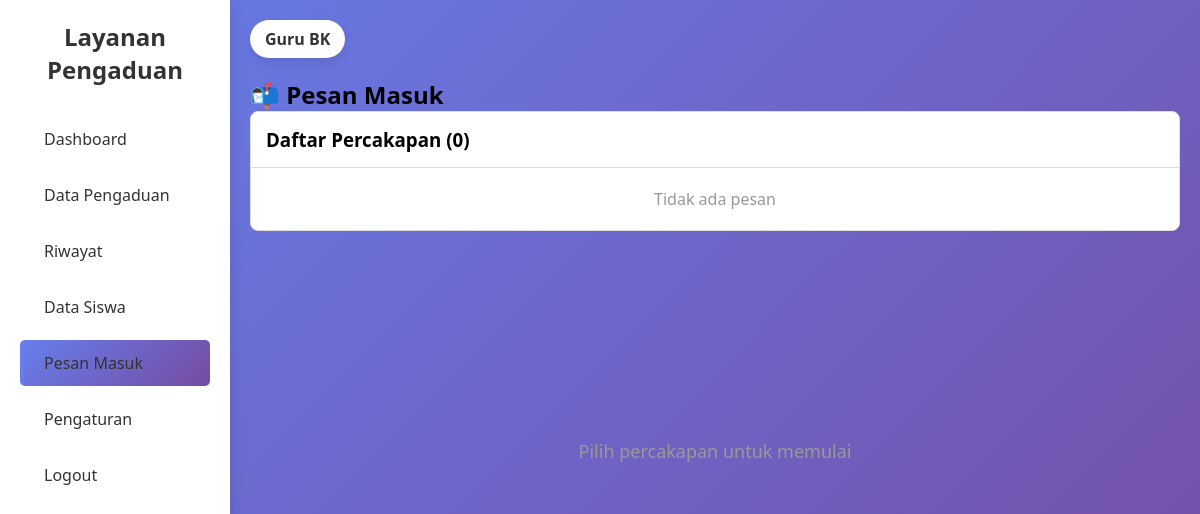
Page /guru_pesan_masuk.php (signed in) on the earlier database version.
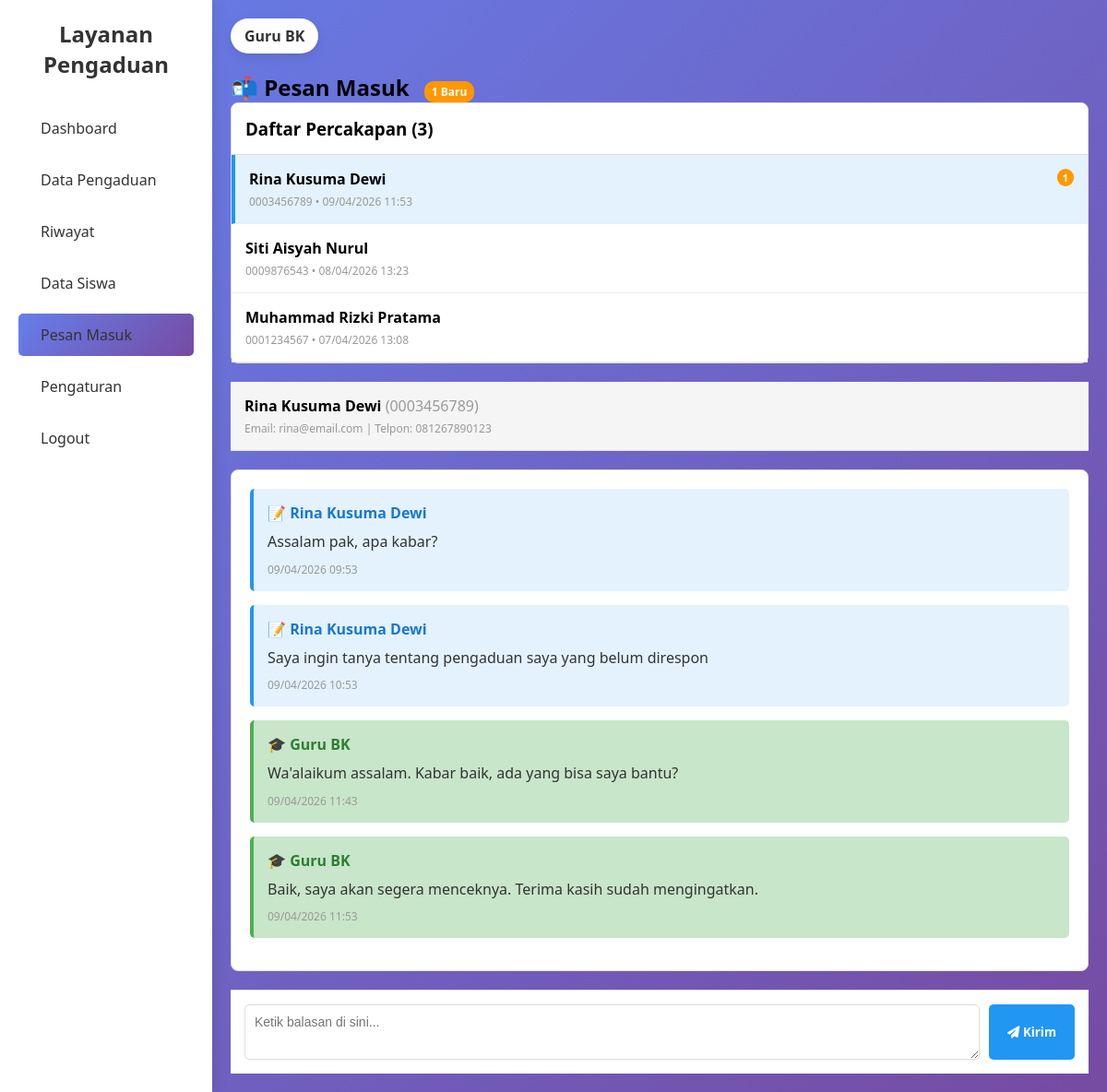
Same page on the later database version.
### tables this page shows
CREATE TABLE IF NOT EXISTS `siswa` (
  `id_siswa` int(11) NOT NULL,
  `nisn` varchar(20) NOT NULL,
  `nama` varchar(100) NOT NULL,
  `jenis_kelamin` enum('Laki-laki','Perempuan') NOT NULL,
  `tempat_lahir` varchar(100) DEFAULT NULL,
  `tanggal_lahir` date DEFAULT NULL,
  `alamat` text DEFAULT NULL,
  `telpon` varchar(15) DEFAULT NULL,
  `email` varchar(100) DEFAULT NULL,
  `id_kelas` int(11) DEFAULT NULL,
  `password` varchar(255) NOT NULL,
  `foto` varchar(255) DEFAULT NULL,
  `status` enum('aktif','nonaktif') DEFAULT 'aktif',
  `created_at` datetime DEFAULT current_timestamp(),
  `updated_at` datetime DEFAULT current_timestamp() ON UPDATE current_timestamp()
);

CREATE TABLE IF NOT EXISTS `chat` (
  `id_chat` int(11) NOT NULL,
  `id_siswa` int(11) NOT NULL,
  `id_bk` int(11) NOT NULL,
  `pengirim` enum('siswa','guru') NOT NULL,
  `pesan` text NOT NULL,
  `file_chat` varchar(255) DEFAULT NULL,
  `dibaca` enum('belum','sudah') DEFAULT 'belum',
  `waktu` datetime DEFAULT current_timestamp()
);

### guru_pesan_masuk.php (the view, shortened to what the changed rows need)
<?php
include 'koneksi.php';
$query_conversations = "SELECT DISTINCT c.id_siswa, s.nama, s.nisn,
                        COUNT(CASE WHEN c.pengirim='siswa' AND c.dibaca='belum' THEN 1 END) as pesan_belum,
                        MAX(c.waktu) as waktu_terakhir
                        FROM chat c
                        JOIN siswa s ON c.id_siswa = s.id_siswa
                        WHERE c.id_siswa IS NOT NULL
                        GROUP BY c.id_siswa, s.nama, s.nisn
                        ORDER BY MAX(c.waktu) DESC";
$result_conv = mysqli_query($conn, $query_conversations);
$conversations = [];
while ($row = mysqli_fetch_assoc($result_conv)) {
    $conversations[] = $row;
}
$id_siswa_selected = isset($_GET['siswa']) ? mysqli_real_escape_string($conn, $_GET['siswa']) : (count($conversations) > 0 ? $conversations[0]['id_siswa'] : null);
$messages = [];
$siswa_selected = null;
if ($id_siswa_selected) {
    $query_siswa = "SELECT * FROM siswa WHERE id_siswa = '$id_siswa_selected'";
    $result_siswa = mysqli_query($conn, $query_siswa);
    $siswa_selected = mysqli_fetch_assoc($result_siswa);
    $query_messages = "SELECT * FROM chat WHERE id_siswa = '$id_siswa_selected'
                       ORDER BY waktu ASC";
    $result_messages = mysqli_query($conn, $query_messages);
    while ($row = mysqli_fetch_assoc($result_messages)) {
        $messages[] = $row;
    }
    $update_baca = "UPDATE chat SET dibaca='sudah' WHERE id_siswa='$id_siswa_selected' AND pengirim='siswa'";
    mysqli_query($conn, $update_baca);
}
$total_unread = "SELECT COUNT(*) as total FROM chat WHERE pengirim='siswa' AND dibaca='belum' AND id_siswa IS NOT NULL";
$result_total = mysqli_query($conn, $total_unread);
$total_data = mysqli_fetch_assoc($result_total);
$total_unread_count = $total_data['total'] ?? 0;
?>
<!DOCTYPE html>
<html lang="id">
<head>
    <link rel="stylesheet" href="css/dashboard.css">
    <link rel="stylesheet" href="css/pesan.css">
    <link rel="stylesheet" href="https://cdnjs.cloudflare.com/ajax/libs/font-awesome/6.4.0/css/all.min.css">
</head>
<body>
<div class="container">
    <div class="sidebar">
        <h2>Layanan Pengaduan</h2>
    </div>
    <div class="main">
        <h2>📬 Pesan Masuk <?php if ($total_unread_count > 0) echo "<span style='background: #ff9800; color: white; padding: 3px 8px; border-radius: 10px; font-size: 12px; margin-left: 10px;'>$total_unread_count Baru</span>"; ?></h2>
        <div class="chat-container">
            <div class="chat-list">
                <h3 style="padding: 15px; margin: 0; border-bottom: 1px solid #ddd;">Daftar Percakapan (<?php echo count($conversations); ?>)</h3>
                <?php if (count($conversations) === 0): ?>
                <div style="padding: 20px; text-align: center; color: #999;">
                    Tidak ada pesan
                </div>
                <?php else: ?>
                    <?php foreach ($conversations as $conv): ?>
                    <div class="chat-item <?php echo $id_siswa_selected == $conv['id_siswa'] ? 'active' : ''; ?>"
                         onclick="window.location.href='guru_pesan_masuk.php?siswa=<?php echo $conv['id_siswa']; ?>'">
                        <div class="chat-item-name">
                            <?php echo htmlspecialchars($conv['nama']); ?>
                            <?php if ($conv['pesan_belum'] > 0): ?>
                            <span class="chat-item-badge"><?php echo $conv['pesan_belum']; ?></span>
                            <?php endif; ?>
                        </div>
                        <div class="chat-item-preview"><?php echo htmlspecialchars($conv['nisn']); ?> • <?php echo date('d/m/Y H:i', strtotime($conv['waktu_terakhir'])); ?></div>
                    </div>
                    <?php endforeach; ?>
                <?php endif; ?>
            </div>
            <?php if ($siswa_selected): ?>
            <div class="siswa-info">
                <strong><?php echo htmlspecialchars($siswa_selected['nama']); ?></strong>
                <span style="color: #999;">(<?php echo htmlspecialchars($siswa_selected['nisn']); ?>)</span>
                <div style="font-size: 12px; color: #999; margin-top: 5px;">
                    Email: <?php echo htmlspecialchars($siswa_selected['email'] ?? '-'); ?> |
                    Telpon: <?php echo htmlspecialchars($siswa_selected['telpon'] ?? '-'); ?>
                </div>
            </div>
            <div class="messages-area">
                <?php if (count($messages) === 0): ?>
                <div style="text-align: center; color: #999; padding: 40px;">
                    Belum ada pesan dengan siswa ini
                </div>
                <?php else: ?>
                    <?php foreach ($messages as $msg): ?>
                    <div class="message-item <?php echo $msg['pengirim']; ?>">
                        <div class="message-sender <?php echo $msg['pengirim']; ?>">
                            <?php echo ($msg['pengirim'] == 'siswa') ? '📝 ' . htmlspecialchars($siswa_selected['nama']) : '🎓 Guru BK'; ?>
                        </div>
                        <div class="message-content">
                            <?php echo nl2br(htmlspecialchars($msg['pesan'])); ?>
                        </div>
                        <div class="message-time"><?php echo date('d/m/Y H:i', strtotime($msg['waktu'])); ?></div>
                    </div>
                    <?php endforeach; ?>
                <?php endif; ?>
            </div>
            <div class="reply-area">
                <form method="POST" action="proses_pesan.php?aksi=balas" style="display: flex; gap: 10px;">
                    <textarea name="pesan" placeholder="Ketik balasan di sini..." style="flex: 1; padding: 10px; border: 1px solid #ddd; border-radius: 5px; font-family: Arial; font-size: 14px; resize: vertical; min-height: 60px;" required></textarea>
                    <button type="submit" style="padding: 10px 20px; background: #2196F3; color: white; border: none; border-radius: 5px; cursor: pointer; font-weight: bold;">
                        <i class="fas fa-paper-plane"></i> Kirim
                    </button>
                </form>
            </div>
            <?php else: ?>
            <div style="display: flex; align-items: center; justify-content: center; height: 400px; font-size: 18px; color: #999;">
                Pilih percakapan untuk memulai
            </div>
            <?php endif; ?>
            </div>
        </div>
    </div>
</body>
</html>

Differences in the rows shown:
added siswa: nama "Rina Kusuma Dewi", nisn "0003456789", email "rina@email.com", telpon "081267890123"
added chat: id_siswa.nama "Rina Kusuma Dewi", pesan "Assalam pak, apa kabar?", waktu "09/04/2026 09:53", pengirim "siswa" (drawn)
added chat: id_siswa.nama "Rina Kusuma Dewi", pesan "Saya ingin tanya tentang pengaduan saya yang belum direspon", waktu "09/04/2026 10:53", pengirim "siswa" (drawn)
added chat: pengirim "🎓 Guru BK", pesan "Wa'alaikum assalam. Kabar baik, ada yang bisa saya bantu?", waktu "09/04/2026 11:43"
added chat: pengirim "🎓 Guru BK", pesan "Baik, saya akan segera menceknya. Terima kasih sudah mengingatkan.", waktu "09/04/2026 11:53"
Other differences:
$total_unread_count: (not shown) → "1"
count($conversations): "0" → "3"
text no longer shown: "Tidak ada pesan Pilih percakapan untuk memulai"
text now shown: "Baru ( ) Email: | Telpon: Kirim"
new list line: "Rina Kusuma Dewi 1 0003456789 • 09/04/2026 11:53"
new list line: "Siti Aisyah Nurul 0009876543 • 08/04/2026 13:23"
new list line: "Muhammad Rizki Pratama 0001234567 • 07/04/2026 13:08"
